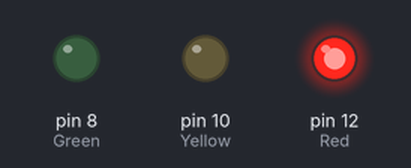
A sketch run on a simulated Arduino Uno, built with avr-gcc and run on an emulated ATmega328P. Shown: output pins drawn as LEDs (lit = HIGH).

Above: at 10.0 s.
At 35.0 s:
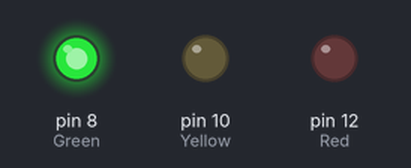
At 47.5 s:
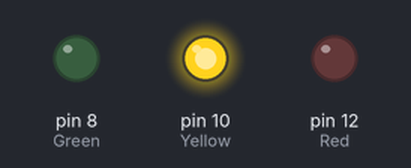
Timing chart, 0 to 65.0 s (numbered marks = the images above):
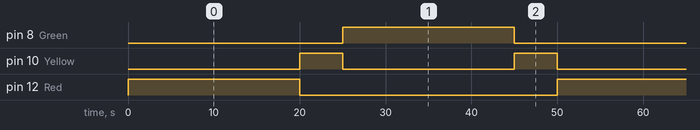

Measured:
- by itself, pin 8 (Green), pin 12 (Red): alternates HIGH for 20.0 s and LOW for 30.0 s
- by itself, pin 10 (Yellow): alternates HIGH for 5.0 s and LOW for 20.0 s
- by itself, everything shown: repeats every 50.0 s, in 4 steps

The sketch:

traffic_lights_system.ino
```cpp
void setup()
{
  pinMode(12, OUTPUT); // Red
  pinMode(10, OUTPUT); // Yellow
  pinMode(8, OUTPUT);  // Green
}
void loop(){
  digitalWrite(12, HIGH);
  digitalWrite(10, LOW);
  digitalWrite(8, LOW);
  delay(20000);
  digitalWrite(12, LOW);
  digitalWrite(10, HIGH);
  digitalWrite(8, LOW);
  delay(5000);
  digitalWrite(12, LOW);
  digitalWrite(10, LOW);
  digitalWrite(8, HIGH);
  delay(20000);
  digitalWrite(12, LOW);
  digitalWrite(10, HIGH);
  digitalWrite(8, LOW);
  delay(5000);}
//By: MOHAMED ABDO
```
